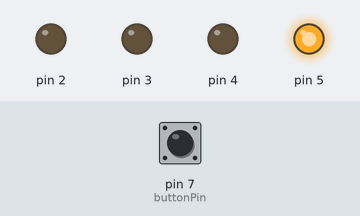
Bench run of a sketch on a simulated Arduino Uno, built with avr-gcc and run on an emulated ATmega328P. Shown: output pins drawn as LEDs (lit = HIGH). The test bench sets the inputs (shaded band); at power-on: pin 7 (buttonPin) LOW.

Above: at 0.1 s.
At 5.7 s:
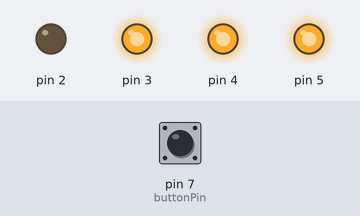
6.1 s: pin 7 (buttonPin) pulled HIGH for 3 s
At 7.5 s:
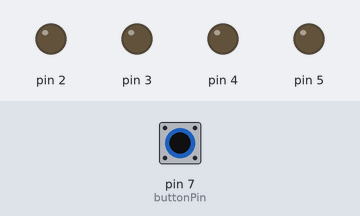
Timing chart, 0 to 16.6 s (numbered marks = the images above; inputs shaded):
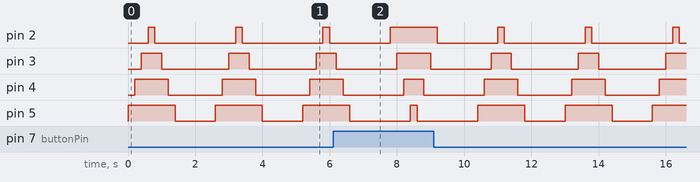

The sketch:

____.ino
```cpp
const int buttonPin = 7;  //按钮引起电平改变的输入引脚

void setup() {
  int i;    //定义数据类型，设置输出引脚
    for (i=2;i<=5;i++){
      pinMode(i,OUTPUT);   //数字化脚位，指定输入输出
    }
}

void loop() {
    if(digitalRead(buttonPin)==HIGH)// F1子程序
    {
    F1();
    delay(1000);
    }

    else  //F2子程序
    {
    F2();
    delay(1000);
    }
}

void F1()     //led从左往右依次点亮，从右到左依次熄灭
{
  int j;
  for(j=2;j<=5;j++)
  {
    digitalWrite(j,HIGH); //2-5号引脚为低电平，使灯一起亮
    delay(200);
  }
   for(j=5;j>=2;j--)
  {
    digitalWrite(j,LOW);  //2-5号引脚为高电平，使灯一起灭
    delay(200);
  }
}

void F2()     //led从右往左依次点亮，从左到右依次熄灭
{
  int j;
  for(j=5;j>=2;j--)
  {
    digitalWrite(j,HIGH);
    delay(200);
  }
   for(j=2;j<=5;j++)
  {
    digitalWrite(j,LOW);
    delay(200);
  }
}
```
